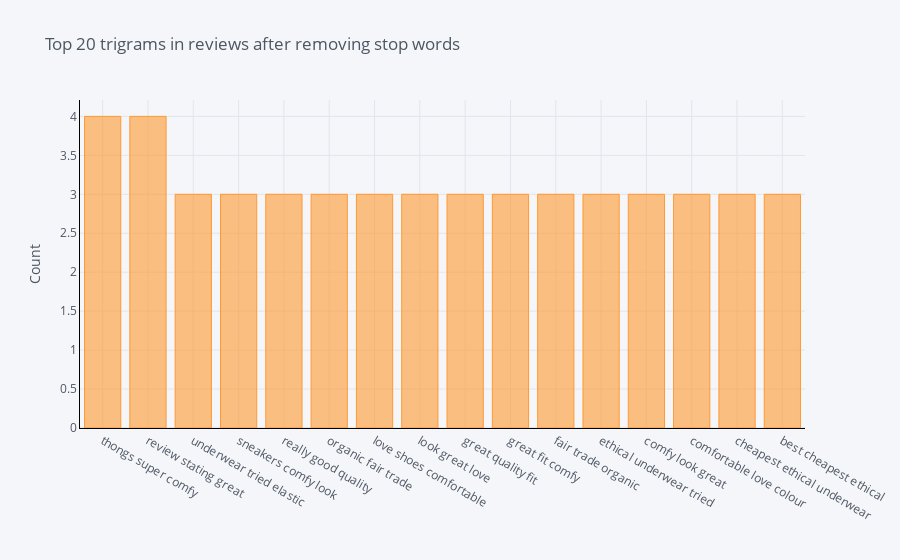

The cell this chart's notebook holds for it:
### Code cell
def get_top_n_trigram(corpus, n=None):
    vec = CountVectorizer(ngram_range=(3, 3), stop_words='english').fit(corpus)
    bag_of_words = vec.transform(corpus)
    sum_words = bag_of_words.sum(axis=0) 
    words_freq = [(word, sum_words[0, idx]) for word, idx in vec.vocabulary_.items()]
    words_freq =sorted(words_freq, key = lambda x: x[1], reverse=True)
    return words_freq[:n]
common_words = get_top_n_trigram(dr['Review Text'], 20)
df6 = pd.DataFrame(common_words, columns = ['ReviewText' , 'count'])
df6 = df6[4:]
df6.groupby('ReviewText').sum()['count'].sort_values(ascending=False).iplot(
    kind='bar', yTitle='Count', linecolor='black', title='Top 20 trigrams in reviews after removing stop words')

### Figure 1 — Plotly figure (JSON) as saved in the notebook; plotly's stock layout.template omitted (floating-point values rounded to 4 significant figures)
{"data": [{"marker": {"color": "rgba(255, 153, 51, 0.6)", "line": {"color": "rgba(255, 153, 51, 1.0)", "width": 1}}, "name": "count", "orientation": "v", "text": "", "type": "bar", "x": ["thongs super comfy", "review stating great", "underwear tried elastic", "sneakers comfy look", "really good quality", "organic fair trade", "love shoes comfortable", "look great love", "great quality fit", "great fit comfy", "fair trade organic", "ethical underwear tried", "comfy look great", "comfortable love colour", "cheapest ethical underwear", "best cheapest ethical"], "y": [4, 4, 3, 3, 3, 3, 3, 3, 3, 3, 3, 3, 3, 3, 3, 3]}], "layout": {"legend": {"bgcolor": "#F5F6F9", "font": {"color": "#4D5663"}}, "paper_bgcolor": "#F5F6F9", "plot_bgcolor": "#F5F6F9", "title": {"font": {"color": "#4D5663"}, "text": "Top 20 trigrams in reviews after removing stop words"}, "xaxis": {"gridcolor": "#E1E5ED", "linecolor": "black", "showgrid": true, "tickfont": {"color": "#4D5663"}, "title": {"font": {"color": "#4D5663"}, "text": ""}, "zerolinecolor": "#E1E5ED"}, "yaxis": {"gridcolor": "#E1E5ED", "linecolor": "black", "showgrid": true, "tickfont": {"color": "#4D5663"}, "title": {"font": {"color": "#4D5663"}, "text": "Count"}, "zerolinecolor": "#E1E5ED"}}}
